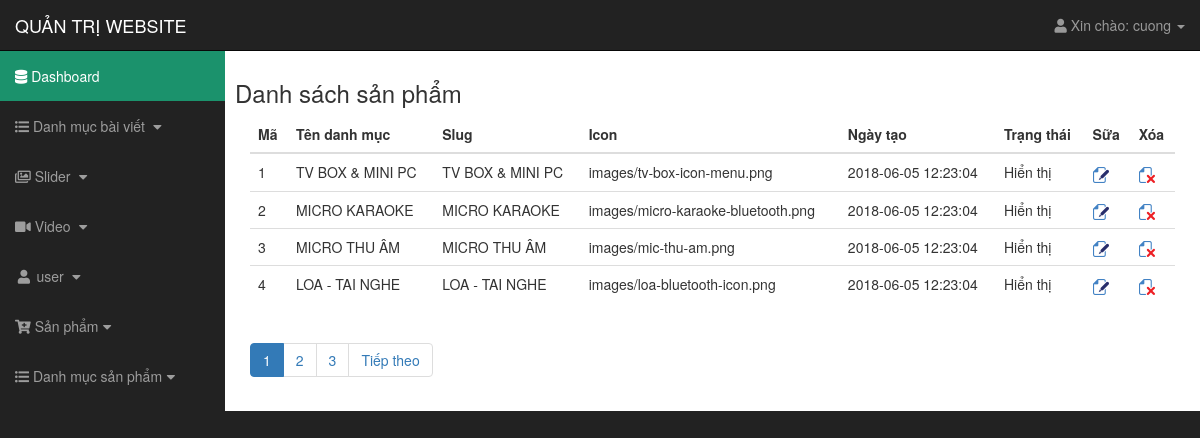
/admin/list_catelogy.php (signed in), run on the app's committed database.
### tables this page shows
CREATE TABLE `menu` (
  `id` int(11) NOT NULL,
  `menu_name` varchar(100) NOT NULL,
  `home` int(1) NOT NULL DEFAULT '1',
  `icon` varchar(100) NOT NULL,
  `date_create` timestamp NOT NULL DEFAULT CURRENT_TIMESTAMP
);

### admin/list_catelogy.php (the view, shortened to what this page needs)
<?php include('include/header.php'); ?>
<?php include("../inc/connect.php");?>
<div class="row">
    <h3>Danh sách sản phẩm</h3>
    <div class="col-xs-12 col-sm-12 col-md-12 col-lg-12">
        <table class="table table-hover">
            <thead>
                <th>Mã</th>
                <th>Tên danh mục</th>
                <th>Slug</th>
                <th>Icon</th>
                <th>Ngày tạo</th>
                <th>Trạng thái</th>
                <th>Sữa</th>
                <th>Xóa</th>
            </thead>
            <tbody>
                <?php
                    	$limit=4;
                    	if(isset($_GET['s']) && filter_var($_GET['s'],FILTER_VALIDATE_INT,array('min_range'=>1)))
                    	{
                    		$start=$_GET['s'];
                    	}
                    	else
                    	{
                    		$start=0;
                    	}
                    	if(isset($_GET['p']) && filter_var($_GET['p'],FILTER_VALIDATE_INT,array('min_range'=>1)))
                    	{
                    		$per_page=$_GET['p'];
                    	}
                    	else
                    	{
                    		$query_pg="SELECT COUNT(id) FROM menu";
                    		$result_pg=mysqli_query($connect,$query_pg);
                    		list($record)=mysqli_fetch_array($result_pg,MYSQLI_NUM);
                    		if($record > $limit)
                    		{
                    			$per_page=ceil($record/$limit);
                    		}
                    		else
                    		{
                    			$per_page=1;
                    		}
                    	}
                    	$query="SELECT * FROM menu ORDER BY id LIMIT {$start},{$limit}";
                    	$result=mysqli_query($connect,$query);
                    	while ($slide1=mysqli_fetch_array($result,MYSQLI_ASSOC))
                    	{
                    	?>
                <tr>
                    <td><?php echo $slide1['id']; ?></td>
                    <td><?php echo $slide1['menu_name']; ?></td>
                    <td><?php echo $slide1['menu_name']; ?></td>
                    <td><?php echo $slide1['icon']; ?></td>
                    <td><?php echo $slide1['date_create']?></td>
                    <td>
                        <?php if( $slide1['home']==1){echo 'Hiển thị';}
                            else {echo 'Không hiển thị';}
                            ?>
                    </td>
                    <td>
                        <a href="edit_catelogy.php?id=<?php echo $slide1['id']; ?>">
                        <img src="../images/edit.png" width="16">
                        </a>
                    </td>
                    <td>
                        <a onclick="return confirm('Bạn thực sự muốn xóa không');"
                            href="delete_catelogy.php?id=<?php echo $slide1['id']; ?>">
                        <img src="../images/delete.png" width="16">
                        </a>
                    </td>
                </tr>
                <?php
                    }
                    ?>
            </tbody>
        </table>
        <?php
            echo "<ul class='pagination'>";
            	if($per_page>1)
            	{
            		$current_page=($start/$limit) + 1;
            		for($i=1;$i<=$per_page;$i++)
            		{
            			if($i != $current_page)
            			{
            				echo "<li><a href='list_catelogy.php?s=".($limit * ($i - 1 ))."&p={$per_page}'>{$i}</a></li>";
            			}
            			else
            			{
            				echo "<li class='active'><a>{$i}</a></li>";
            			}
            		}
            		if($current_page != $per_page)
            		{
            			echo "<li><a href='list_catelogy.php?s=".($start + $limit)."&p={$per_page}'>Tiếp theo</a></li>";
            		}
            	}
            echo "</ul>";
            ?>
    </div>
</div>
<?php include('include/footer.php'); ?>

### css/sb-admin.css (style rules this page uses)
body { margin-top: 100px; background-color: #222; }
@media (min-width:768px) { body { margin-top: 50px; } }

### css/style2.css (style rules this page uses)
img { max-width: 130%; }

### data on the page
menu: id "1", menu_name "TV BOX & MINI PC", icon "images/tv-box-icon-menu.png", date_create "2018-06-05 12:23:04", home "Hiển thị"
menu: id "2", menu_name "MICRO KARAOKE", icon "images/micro-karaoke-bluetooth.png", date_create "2018-06-05 12:23:04", home "Hiển thị"
menu: id "3", menu_name "MICRO THU ÂM", icon "images/mic-thu-am.png", date_create "2018-06-05 12:23:04", home "Hiển thị"
menu: id "4", menu_name "LOA - TAI NGHE", icon "images/loa-bluetooth-icon.png", date_create "2018-06-05 12:23:04", home "Hiển thị"

### other printed values
$_SESSION['username'] "cuong"
